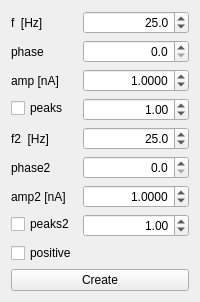
       <widget class="QWidget" name="tab_7">
        <attribute name="title">
         <string>Sin</string>
        </attribute>
        <layout class="QFormLayout" name="formLayout_12">
         <item row="1" column="1">
          <widget class="QDoubleSpinBox" name="sin_f_SpinBox">
           <property name="sizePolicy">
            <sizepolicy hsizetype="Expanding" vsizetype="Fixed">
             <horstretch>0</horstretch>
             <verstretch>0</verstretch>
            </sizepolicy>
           </property>
           <property name="alignment">
            <set>Qt::AlignRight|Qt::AlignTrailing|Qt::AlignVCenter</set>
           </property>
           <property name="decimals">
            <number>1</number>
           </property>
           <property name="maximum">
            <double>500.000000000000000</double>
           </property>
           <property name="value">
            <double>25.000000000000000</double>
           </property>
          </widget>
         </item>
         <item row="3" column="1">
          <widget class="QDoubleSpinBox" name="sin_phase_SpinBox">
           <property name="sizePolicy">
            <sizepolicy hsizetype="Expanding" vsizetype="Fixed">
             <horstretch>0</horstretch>
             <verstretch>0</verstretch>
            </sizepolicy>
           </property>
           <property name="alignment">
            <set>Qt::AlignRight|Qt::AlignTrailing|Qt::AlignVCenter</set>
           </property>
           <property name="decimals">
            <number>1</number>
           </property>
           <property name="maximum">
            <double>500.000000000000000</double>
           </property>
          </widget>
         </item>
         <item row="5" column="1">
          <widget class="QDoubleSpinBox" name="sin_amp_SpinBox">
           <property name="sizePolicy">
            <sizepolicy hsizetype="Expanding" vsizetype="Fixed">
             <horstretch>0</horstretch>
             <verstretch>0</verstretch>
            </sizepolicy>
           </property>
           <property name="alignment">
            <set>Qt::AlignRight|Qt::AlignTrailing|Qt::AlignVCenter</set>
           </property>
           <property name="decimals">
            <number>4</number>
           </property>
           <property name="minimum">
            <double>-1000000000.000000000000000</double>
           </property>
           <property name="maximum">
            <double>1000000000.000000000000000</double>
           </property>
           <property name="value">
            <double>1.000000000000000</double>
           </property>
          </widget>
         </item>
         <item row="7" column="1">
          <widget class="QDoubleSpinBox" name="sin_peaks_doubleSpinBox">
           <property name="alignment">
            <set>Qt::AlignRight|Qt::AlignTrailing|Qt::AlignVCenter</set>
           </property>
           <property name="maximum">
            <double>999999999.000000000000000</double>
           </property>
           <property name="value">
            <double>1.000000000000000</double>
           </property>
          </widget>
         </item>
         <item row="9" column="1">
          <widget class="QDoubleSpinBox" name="sin_f_SpinBox_2">
           <property name="sizePolicy">
            <sizepolicy hsizetype="Expanding" vsizetype="Fixed">
             <horstretch>0</horstretch>
             <verstretch>0</verstretch>
            </sizepolicy>
           </property>
           <property name="alignment">
            <set>Qt::AlignRight|Qt::AlignTrailing|Qt::AlignVCenter</set>
           </property>
           <property name="decimals">
            <number>1</number>
           </property>
           <property name="maximum">
            <double>500.000000000000000</double>
           </property>
           <property name="value">
            <double>25.000000000000000</double>
           </property>
          </widget>
         </item>
         <item row="11" column="1">
          <widget class="QDoubleSpinBox" name="sin_phase_SpinBox_2">
           <property name="sizePolicy">
            <sizepolicy hsizetype="Expanding" vsizetype="Fixed">
             <horstretch>0</horstretch>
             <verstretch>0</verstretch>
            </sizepolicy>
           </property>
           <property name="alignment">
            <set>Qt::AlignRight|Qt::AlignTrailing|Qt::AlignVCenter</set>
           </property>
           <property name="decimals">
            <number>1</number>
           </property>
           <property name="maximum">
            <double>500.000000000000000</double>
           </property>
          </widget>
         </item>
         <item row="13" column="1">
          <widget class="QDoubleSpinBox" name="sin_amp_SpinBox_2">
           <property name="sizePolicy">
            <sizepolicy hsizetype="Expanding" vsizetype="Fixed">
             <horstretch>0</horstretch>
             <verstretch>0</verstretch>
            </sizepolicy>
           </property>
           <property name="alignment">
            <set>Qt::AlignRight|Qt::AlignTrailing|Qt::AlignVCenter</set>
           </property>
           <property name="decimals">
            <number>4</number>
           </property>
           <property name="minimum">
            <double>-1000000000.000000000000000</double>
           </property>
           <property name="maximum">
            <double>1000000000.000000000000000</double>
           </property>
           <property name="value">
            <double>1.000000000000000</double>
           </property>
          </widget>
         </item>
         <item row="19" column="0" colspan="2">
          <widget class="QPushButton" name="createButton_3">
           <property name="text">
            <string>Create</string>
           </property>
          </widget>
         </item>
         <item row="18" column="0">
          <widget class="QCheckBox" name="sin_positive_checkBox">
           <property name="text">
            <string>positive</string>
           </property>
          </widget>
         </item>
         <item row="17" column="1">
          <widget class="QDoubleSpinBox" name="sin_peaks_doubleSpinBox_2">
           <property name="alignment">
            <set>Qt::AlignRight|Qt::AlignTrailing|Qt::AlignVCenter</set>
           </property>
           <property name="maximum">
            <double>999999999.000000000000000</double>
           </property>
           <property name="value">
            <double>1.000000000000000</double>
           </property>
          </widget>
         </item>
         <item row="17" column="0">
          <widget class="QCheckBox" name="sin_peaks_checkBox_2">
           <property name="text">
            <string>peaks2</string>
           </property>
          </widget>
         </item>
         <item row="13" column="0">
          <widget class="QLabel" name="label_74">
           <property name="text">
            <string>amp2 [nA]</string>
           </property>
          </widget>
         </item>
         <item row="11" column="0">
          <widget class="QLabel" name="label_75">
           <property name="text">
            <string>phase2</string>
           </property>
          </widget>
         </item>
         <item row="9" column="0">
          <widget class="QLabel" name="label_73">
           <property name="text">
            <string>f2  [Hz]</string>
           </property>
          </widget>
         </item>
         <item row="7" column="0">
          <widget class="QCheckBox" name="sin_peaks_checkBox">
           <property name="text">
            <string>peaks</string>
           </property>
          </widget>
         </item>
         <item row="5" column="0">
          <widget class="QLabel" name="label_41">
           <property name="text">
            <string>amp [nA]</string>
           </property>
          </widget>
         </item>
         <item row="3" column="0">
          <widget class="QLabel" name="label_42">
           <property name="text">
            <string>phase</string>
           </property>
          </widget>
         </item>
         <item row="1" column="0">
          <widget class="QLabel" name="label_40">
           <property name="text">
            <string>f  [Hz]</string>
           </property>
          </widget>
         </item>
        </layout>
       </widget>
